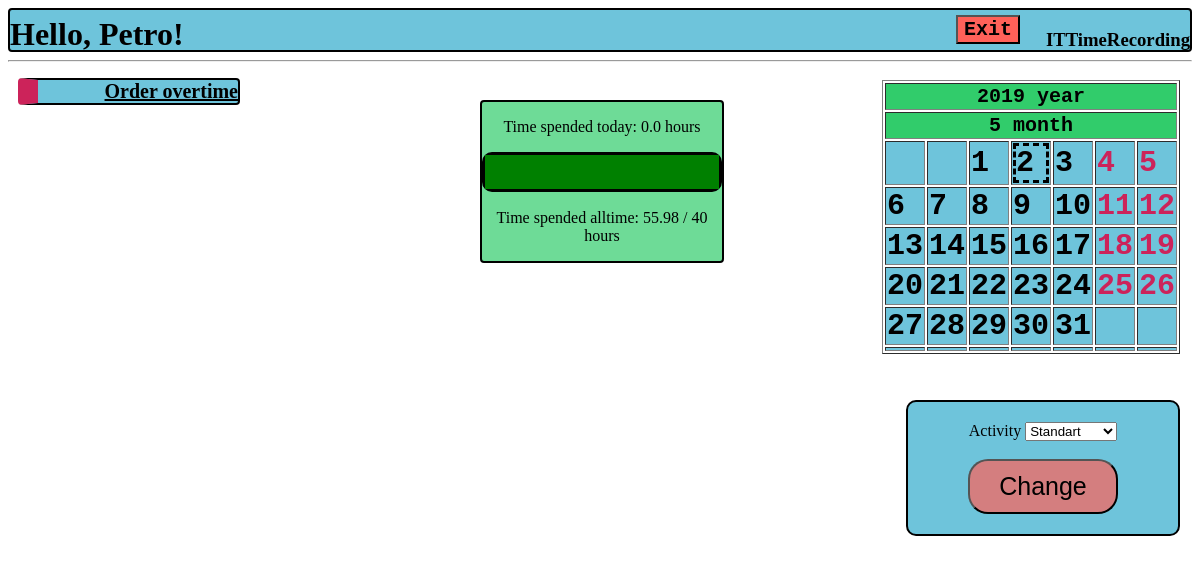
Before: /home/me/ (signed in) with the older database file.
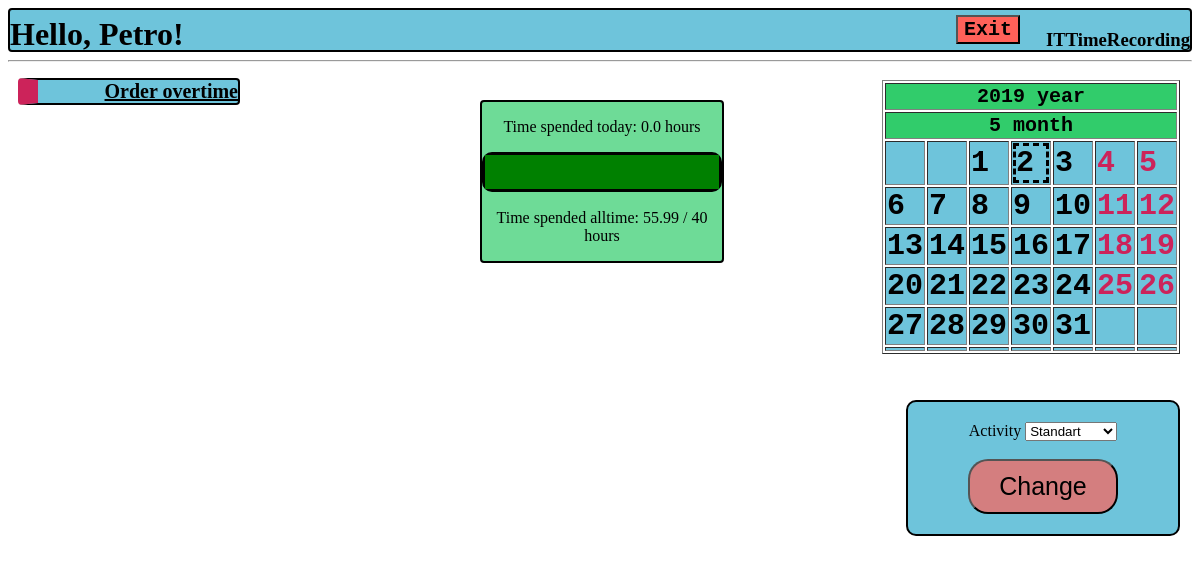
After: the same page with the newer database file.
### rec/models.py (models this page shows, shortened)
class User(db.Model):
    __tablename__ = 'USER'
    login = db.Column('LOGIN', db.String(20), primary_key=True)
    password = db.Column('PASSWORD', db.String(20), nullable=False)
    salary = db.Column('SALARY', db.INTEGER)
    worktime = db.Column('WORKTIME', db.INTEGER)
    username = db.Column('USERNAME', db.String(50), nullable=False)
    role = db.Column('ROLE_NAME', db.String(15), nullable=False )

### rec/login/views.py (the view)
@mod.route('/me/')
@requires_login
def home():
    date = datetime.date.today()
    day = Day(date, 1, 1)
    cal = Calendar.get_month(day)
    menu = []
    if g.user.role == 'Developer':
        menu.append(['Order overtime', 'TakeOvertime'])
    if g.user.role == 'Manager':
        menu.append(['Change user activity', 'ChangeUserActivity'])
        menu.append(['Workday managing', 'ManageWorkday'])
        menu.append(['Registration of new worker', 'Register'])
        menu.append(['Delete user', 'Delete'])
    return render_template("homepage.html",
                           user=g.user,
                           menu=menu,
                           date=date,
                           cal=cal,
                           norms=session['normative'],
                           time=Workday.query.filter_by(id=session["workday_id"]).first().time + session['time'])

### rec/login/views.py (called while the page is built)
@mod.before_request
def before_request():
    if 'start' in session:
        session['now'] = time.monotonic()
        session['time'] = session['now'] - session['start']
    g.user = None
    if 'user_login' in session:
        g.user = User.query.get(session['user_login'])

### rec/templates/homepage.html (shortened to what this page needs)
<!DOCTYPE html>
{% extends "base.html" %}
{% block body %}
    <body link="black">
    <div class="hello"><h1>Hello, {{ user.username }}!</h1></div>
    <div class="menu">
    <ul>
    {% set role = user.role %}
    {% for item in menu %}
        <li>
            {% set url = role+"."+item[1] %}
            <a href = {{ url_for(url)}}>{{ item[0] }}</a>
        </li>
    {% endfor %}
    </ul>
    </div>
    <div class="progress_bar">
        <p> Time spended today: {{ (time/3660) | round(2)  }} hours </p>
        <progress max = {{ norms }} value = {{ (user.worktime/3660 + time/3660)|round(2) }}></progress>
        <p> Time spended alltime: {{ (user.worktime/3600) | round(2) + (time/3660) | round(2)}} / {{ norms | round }} hours</p>
    </div>
    {% include "calendar.html" %}
    <div class="activity">
        <form method="post">
            <label for="activity"> Activity </label>
            <select name="activity" id="activity">
                <option value="Standart">Standart</option>
            </select>
            <br>
            <br>
            <input class="button" type="submit" name="activity" value="Change" formaction="{{ url_for('rec.activity') }}">
        </form>
    </div>
    <form method="post">
    <input class="exit" type="submit" name="exit" value="Exit" formaction="{{ url_for('rec.exit') }}">
    </form>
</body>
{% endblock %}

### rec/templates/base.html (shortened to what this page needs)
{% block content %}
<link rel="stylesheet" href="/static/css/main.css" />
<div class="header"><h3 align="right">ITTimeRecording</h3></div>
<hr>
{% endblock %}
{% block body %}
{% endblock %}

### rec/templates/calendar.html
<link rel="stylesheet" href="/static/css/main.css" />
<div class = "calendar">
<form method="post">
    <table border="1">
        <tr>
            <th colspan="7">{{ date.year }} year</th>
        </tr>
        <tr>
            <th colspan="7">{{ date.month }} month</th>
        </tr>
        {% for week in cal %}
            <tr>
                {% for day in week %}
                    <td>
                    {% if  day.date == date.day %}
                        <div class="today">
                    {% endif %}
                    {% if day.form == "Vacancy" %}
                        <div class="vacancy">{{ day.date }}</div>
                    {% endif %}
                    {% if day.form == "Work" %}
                        <div>{{ day.date }}</div>
                    {% endif %}
                    {% if  day.date == date.day %}
                        </div>
                    {% endif %}
                    </td>
                {% endfor %}
            </tr>
        {% endfor %}
    </table>
</form>
</div>

### rec/static/css/main.css (style rules this page uses)
body { background-color: #57FFC6; background: url("work.jpg"); background-size: 900px 900px; font-family: Gothic; }
.activity { background: rgba(49, 171, 204, 0.7); text-align: center; padding: 20px; border-radius: 10px; border: black solid 2px; position:absolute; top: 400px; right: 20px; width: 230px; }
.header { height: 40px; background-color: rgba(49, 171, 204, 0.7); border: black solid 2px; border-radius: 4px; }
.button { background-color: rgba(255, 97, 89, 0.7); width: 150px; height: 55px; font-size: 25px; border-radius: 20px; }
.progress_bar { width: 20%; position:absolute; top: 100px; left: 40%; right: 40%; background-color: rgba(49, 204, 107, 0.7); border: black solid 2px; border-radius: 4px; }
.progress_bar progress { color: #31ABCC; width: 100%; height: 40px; border: black solid 3px; border-radius: 10px; }
.progress_bar p { color: black; text-align: center; }
.menu ul { list-style-type: none; padding-left: 10px; color: black; }
.menu li { font-size: 20px; width: 200px; background-color: rgba(49, 171, 204, 0.7); text-align: right; border: black solid 2px; border-radius: 4px; border-left: #CC235A solid 20px; font-weight: bolder; }
.calendar { position: absolute; top: 80px; right: 20px; }
.calendar .vacancy { color: #CC235A; }
.calendar td { background-color: rgba(49, 171, 204, 0.7); font-size: 30px; font-family: monospace; font-weight: bold; }
.calendar th { background-color: #31CC6B; font-size: 20px; font-family: monospace; font-weight: bold; }
.calendar .today { border: dashed; }
.exit { background-color: #ff6159; font-size: 20px; font-family: monospace; font-weight: bold; text-align: center; position: absolute; top: 15px; right: 180px; }
.hello { position: absolute; top: -5px; left: 10px; }

Changed rows visible on the page:
changed User "Petro": (user.worktime/3600)|round(2)+(time/3660)|round(2) "55.98" → "55.99"
